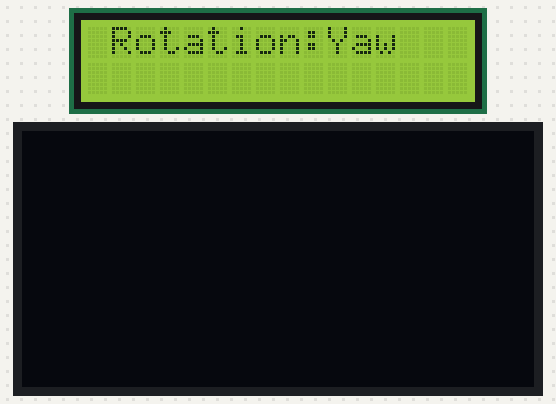
The sketch below on a simulated Arduino Uno, built with avr-gcc and run on an emulated ATmega328P. Shown: 16×2 character LCD, 128×64 one-colour display.

Above: at 2.18 s.

The sketch:

3d_rotation_code.ino
```cpp
#include <Wire.h>
#include <Adafruit_GFX.h>
#include <Adafruit_SSD1306.h>
#include <math.h>
#include <LiquidCrystal.h>

LiquidCrystal lcd(8, 9, 4, 5, 6, 7);

#define SCREEN_WIDTH 128
#define SCREEN_HEIGHT 64

Adafruit_SSD1306 display(SCREEN_WIDTH, SCREEN_HEIGHT, &Wire, -1);

void setup() {
  lcd.begin(16,2);
  lcd.setCursor(0,0);
  Serial.begin(115200);

  if(!display.begin(SSD1306_SWITCHCAPVCC, 0x3C)) {
    Serial.println(F("SSD1306 allocation failed"));
    for(;;);
  }
  delay(2000);
  display.clearDisplay();
}

float focal_length = 25;

float x1 = -10;
float y1 = -10;
float z1 = -10;

float x2 = 10;
float y2 = -10;
float z2 = -10;

float x3 = -10;
float y3 = 10;
float z3 = -10;

float x4 = 10;
float y4 = 10;
float z4 = -10;

float x5 = -10;
float y5 = -10;
float z5 = 10;

float x6 = 10;
float y6 = -10;
float z6 = 10;

float x7 = -10;
float y7 = 10;
float z7 = 10;

float x8 = 10;
float y8 = 10;
float z8 = 10;

float angle = 5;
float theta = angle*(3.141592654/180);

float x1_projected = x1;
float y1_projected = y1;

float x2_projected = x2;
float y2_projected = y2;

float x3_projected = x3;
float y3_projected = y3;

float x4_projected = x4;
float y4_projected = y4;

float x5_projected = x5;
float y5_projected = y5;

float x6_projected = x6;
float y6_projected = y6;

float x7_projected = x7;
float y7_projected = y7;

float x8_projected = x8;
float y8_projected = y8;

float x1_new = 0;
float y1_new = 0;

float x2_new = 0;
float y2_new = 0;

float x3_new = 0;
float y3_new = 0;

float x4_new = 0;
float y4_new = 0;

float x5_new = 0;
float y5_new = 0;

float x6_new = 0;
float y6_new = 0;

float x7_new = 0;
float y7_new = 0;

float x8_new = 0;
float y8_new = 0;

float cube_center_x = 0;
float cube_center_y = 0;
float cube_center_z = 0;

void loop() {
  lcd.setCursor(1,0);
  lcd.print("Rotation:Yaw");
  cube_center_x = (x1 + x2 + x3 + x4 + x5 + x6 + x7 + x8) / 8;
  cube_center_y = (y1 + y2 + y3 + y4 + y5 + y6 + y7 + y8) / 8;
  cube_center_z = (z1 + z2 + z3 + z4 + z5 + z6 + z7 + z8) / 8;

  x1 -= cube_center_x;
  y1 -= cube_center_y;
  z1 -= cube_center_z;
  x2 -= cube_center_x;
  y2 -= cube_center_y;
  z2 -= cube_center_z;
  x3 -= cube_center_x;
  y3 -= cube_center_y;
  z3 -= cube_center_z;
  x4 -= cube_center_x;
  y4 -= cube_center_y;
  z4 -= cube_center_z;
  x5 -= cube_center_x;
  y5 -= cube_center_y;
  z5 -= cube_center_z;
  x6 -= cube_center_x;
  y6 -= cube_center_y;
  z6 -= cube_center_z;
  x7 -= cube_center_x;
  y7 -= cube_center_y;
  z7 -= cube_center_z;
  x8 -= cube_center_x;
  y8 -= cube_center_y;
  z8 -= cube_center_z;

  x1_new = ((x1*(cos(theta)))-(y1*(sin(theta))));
  y1_new = ((x1*(sin(theta)))+(y1*(cos(theta))));

  x2_new = ((x2*(cos(theta)))-(y2*(sin(theta))));
  y2_new = ((x2*(sin(theta)))+(y2*(cos(theta))));

  x3_new = ((x3*(cos(theta)))-(y3*(sin(theta))));
  y3_new = ((x3*(sin(theta)))+(y3*(cos(theta))));

  x4_new = ((x4*(cos(theta)))-(y4*(sin(theta))));
  y4_new = ((x4*(sin(theta)))+(y4*(cos(theta))));

  x5_new = ((x5*(cos(theta)))-(y5*(sin(theta))));
  y5_new = ((x5*(sin(theta)))+(y5*(cos(theta))));

  x6_new = ((x6*(cos(theta)))-(y6*(sin(theta))));
  y6_new = ((x6*(sin(theta)))+(y6*(cos(theta))));

  x7_new = ((x7*(cos(theta)))-(y7*(sin(theta))));
  y7_new = ((x7*(sin(theta)))+(y7*(cos(theta))));

  x8_new = ((x8*(cos(theta)))-(y8*(sin(theta))));
  y8_new = ((x8*(sin(theta)))+(y8*(cos(theta))));

  x1 = x1_new + cube_center_x;
  y1 = y1_new + cube_center_y;
  z1 += cube_center_z;
  x2 = x2_new + cube_center_x;
  y2 = y2_new + cube_center_y;
  z2 += cube_center_z;
  x3 = x3_new + cube_center_x;
  y3 = y3_new + cube_center_y;
  z3 += cube_center_z;
  x4 = x4_new + cube_center_x;
  y4 = y4_new + cube_center_y;
  z4 += cube_center_z;
  x5 = x5_new + cube_center_x;
  y5 = y5_new + cube_center_y;
  z5 += cube_center_z;
  x6 = x6_new + cube_center_x;
  y6 = y6_new + cube_center_y;
  z6 += cube_center_z;
  x7 = x7_new + cube_center_x;
  y7 = y7_new + cube_center_y;
  z7 += cube_center_z;
  x8 = x8_new + cube_center_x;
  y8 = y8_new + cube_center_y;
  z8 += cube_center_z;

  x1_projected = ((x1*focal_length)/(z1+focal_length))+64;
  y1_projected = ((y1*focal_length)/(z1+focal_length))+32;

  x2_projected = ((x2*focal_length)/(z2+focal_length))+64;
  y2_projected = ((y2*focal_length)/(z2+focal_length))+32;

  x3_projected = ((x3*focal_length)/(z3+focal_length))+64;
  y3_projected = ((y3*focal_length)/(z3+focal_length))+32;

  x4_projected = ((x4*focal_length)/(z4+focal_length))+64;
  y4_projected = ((y4*focal_length)/(z4+focal_length))+32;

  x5_projected = ((x5*focal_length)/(z5+focal_length))+64;
  y5_projected = ((y5*focal_length)/(z5+focal_length))+32;

  x6_projected = ((x6*focal_length)/(z6+focal_length))+64;
  y6_projected = ((y6*focal_length)/(z6+focal_length))+32;

  x7_projected = ((x7*focal_length)/(z7+focal_length))+64;
  y7_projected = ((y7*focal_length)/(z7+focal_length))+32;

  x8_projected = ((x8*focal_length)/(z8+focal_length))+64;
  y8_projected = ((y8*focal_length)/(z8+focal_length))+32;

  display.drawPixel(x1_projected, y1_projected, WHITE);
  display.drawPixel(x2_projected, y2_projected, WHITE);
  display.drawPixel(x3_projected, y3_projected, WHITE);
  display.drawPixel(x4_projected, y4_projected, WHITE);
  display.drawPixel(x5_projected, y5_projected, WHITE);
  display.drawPixel(x6_projected, y6_projected, WHITE);
  display.drawPixel(x7_projected, y7_projected, WHITE);
  display.drawPixel(x8_projected, y8_projected, WHITE);

  display.drawLine(x1_projected, y1_projected, x2_projected, y2_projected, WHITE);
  display.drawLine(x1_projected, y1_projected, x3_projected, y3_projected, WHITE);
  display.drawLine(x4_projected, y4_projected, x2_projected, y2_projected, WHITE);
  display.drawLine(x3_projected, y3_projected, x4_projected, y4_projected, WHITE);
  display.drawLine(x5_projected, y5_projected, x6_projected, y6_projected, WHITE);
  display.drawLine(x5_projected, y5_projected, x7_projected, y7_projected, WHITE);
  display.drawLine(x8_projected, y8_projected, x6_projected, y6_projected, WHITE);
  display.drawLine(x7_projected, y7_projected, x8_projected, y8_projected, WHITE);
  display.drawLine(x1_projected, y1_projected, x5_projected, y5_projected, WHITE);
  display.drawLine(x2_projected, y2_projected, x6_projected, y6_projected, WHITE);
  display.drawLine(x3_projected, y3_projected, x7_projected, y7_projected, WHITE);
  display.drawLine(x4_projected, y4_projected, x8_projected, y8_projected, WHITE);


  display.display();
  delay((100/6));

  display.drawPixel(x1_projected, y1_projected, BLACK);
  display.drawPixel(x2_projected, y2_projected, BLACK);
  display.drawPixel(x3_projected, y3_projected, BLACK);
  display.drawPixel(x4_projected, y4_projected, BLACK);
  display.drawPixel(x5_projected, y5_projected, BLACK);
  display.drawPixel(x6_projected, y6_projected, BLACK);
  display.drawPixel(x7_projected, y7_projected, BLACK);
  display.drawPixel(x8_projected, y8_projected, BLACK);

  display.drawLine(x1_projected, y1_projected, x2_projected, y2_projected, BLACK);
  display.drawLine(x1_projected, y1_projected, x3_projected, y3_projected, BLACK);
  display.drawLine(x4_projected, y4_projected, x2_projected, y2_projected, BLACK);
  display.drawLine(x3_projected, y3_projected, x4_projected, y4_projected, BLACK);
  display.drawLine(x5_projected, y5_projected, x6_projected, y6_projected, BLACK);
  display.drawLine(x5_projected, y5_projected, x7_projected, y7_projected, BLACK);
  display.drawLine(x8_projected, y8_projected, x6_projected, y6_projected, BLACK);
  display.drawLine(x7_projected, y7_projected, x8_projected, y8_projected, BLACK);
  display.drawLine(x1_projected, y1_projected, x5_projected, y5_projected, BLACK);
  display.drawLine(x2_projected, y2_projected, x6_projected, y6_projected, BLACK);
  display.drawLine(x3_projected, y3_projected, x7_projected, y7_projected, BLACK);
  display.drawLine(x4_projected, y4_projected, x8_projected, y8_projected, BLACK);

  display.display();
  delay((100/6));
}
```
